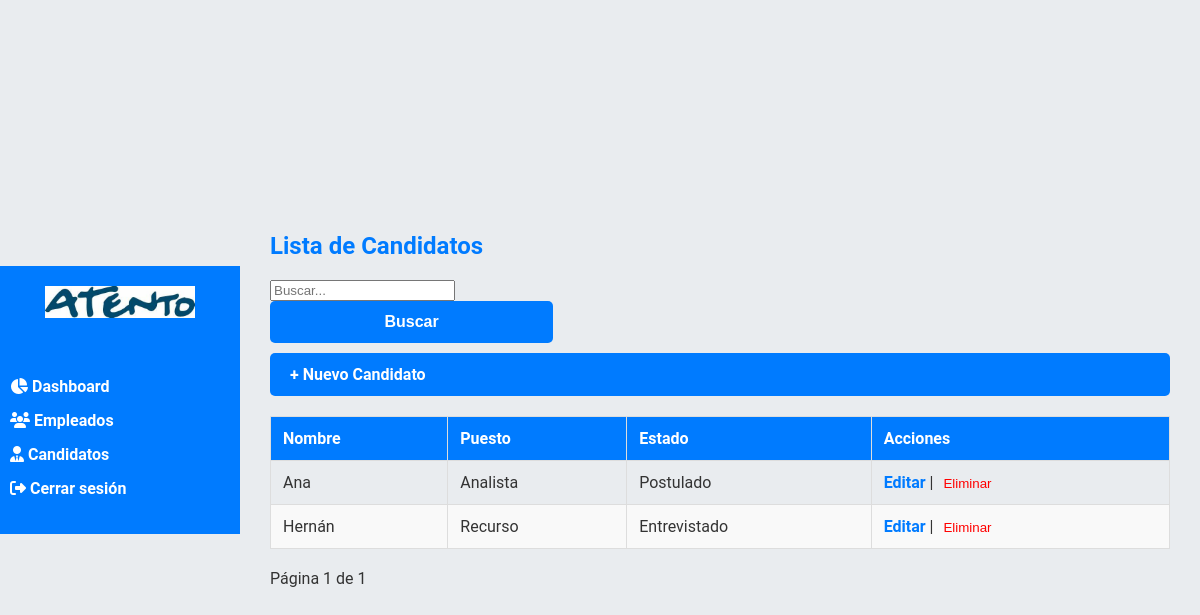
Screenshot of /candidatos (signed in) with the database file from the repository.
### app_RRHH.py (models this page shows)
class Candidato(db.Model):
    id = db.Column(db.Integer, primary_key=True)
    nombre = db.Column(db.String(100), nullable=False)
    puesto = db.Column(db.String(100), nullable=False)
    estado = db.Column(db.String(50), default='Postulado')

### app_RRHH.py (the view)
@app.route('/candidatos')
def candidatos():
    if 'usuario' not in session:
        return redirect(url_for('login'))
    busqueda = request.args.get('buscar')
    page = request.args.get('page', 1, type=int)
    query = Candidato.query
    if busqueda:
        query = query.filter(Candidato.nombre.ilike(f'%{busqueda}%') | Candidato.puesto.ilike(f'%{busqueda}%'))
    candidatos = query.paginate(page=page, per_page=5)
    return render_template('candidatos.html', candidatos=candidatos, buscar=busqueda)

### app_RRHH.py (called while the page is built)
@app.before_request
def inicializar():
    db.create_all()
    if not Usuario.query.filter_by(usuario='adm').first():
        admin = Usuario(usuario='adm', email='admin@correo.com',
                        password=generate_password_hash('admin123'))
        db.session.add(admin)
        db.session.commit()

### templates/candidatos.html (shortened to what this page needs)
{% extends 'base.html' %}
{% block content %}
<h2>Lista de Candidatos</h2>
<div style="margin-top: 20px; display: flex; justify-content: space-between; flex-wrap: wrap; gap: 10px;">
    <form method="GET" action="{{ url_for('candidatos') }}">
        <input type="text" name="buscar" placeholder="Buscar..." value="{{ buscar or '' }}">
        <button class="btn" type="submit">Buscar</button>
    </form>
    <a href="{{ url_for('nuevo_candidato') }}" class="btn">+ Nuevo Candidato</a>
</div>
<table class="table">
    <thead>
        <tr>
            <th>Nombre</th>
            <th>Puesto</th>
            <th>Estado</th>
            <th>Acciones</th>
        </tr>
    </thead>
    <tbody>
        {% for c in candidatos.items %}
        <tr>
            <td>{{ c.nombre }}</td>
            <td>{{ c.puesto }}</td>
            <td>{{ c.estado }}</td>
            <td>
                <a href="{{ url_for('editar_candidato', id=c.id) }}">Editar</a> |
                <form action="{{ url_for('eliminar_candidato', id=c.id) }}" method="POST" style="display:inline;" onsubmit="return confirm('¿Eliminar este candidato?');">
                    <button type="submit" style="background:none; border:none; color:red; cursor:pointer;">Eliminar</button>
                </form>
            </td>
        </tr>
        {% endfor %}
    </tbody>
</table>
<div style="margin-top: 20px;">
    Página {{ candidatos.page }} de {{ candidatos.pages }}
</div>
{% endblock %}

### static/styles.css (style rules this page uses)
body { font-family: 'Roboto', Arial, sans-serif; background-color: #e9ecef; margin: 0; padding: 0; display: flex; justify-content: center; align-items: center; height: 100vh; color: #333333; }
h2 { margin-bottom: 20px; color: #007bff; font-weight: bold; }
.btn { background-color: #007bff; color: #ffffff; padding: 12px 20px; border: none; border-radius: 5px; cursor: pointer; font-size: 16px; font-weight: bold; width: 100%; transition: background-color 0.3s ease; }
a { color: #007bff; text-decoration: none; font-weight: bold; }
.table { width: 100%; border-collapse: collapse; margin-top: 20px; }
.table th, .table td { border: 1px solid #dddddd; text-align: left; padding: 12px; }
.table th { background-color: #007bff; color: white; font-weight: bold; }
.table tr:nth-child(even) { background-color: #f9f9f9; }

### rows the page displays
Candidato: nombre "Ana", puesto "Analista", estado "Postulado"
Candidato: nombre "Hernán", puesto "Recurso", estado "Entrevistado"

### other values shown
{{ candidatos.page }} "1"
{{ candidatos.pages }} "1"
